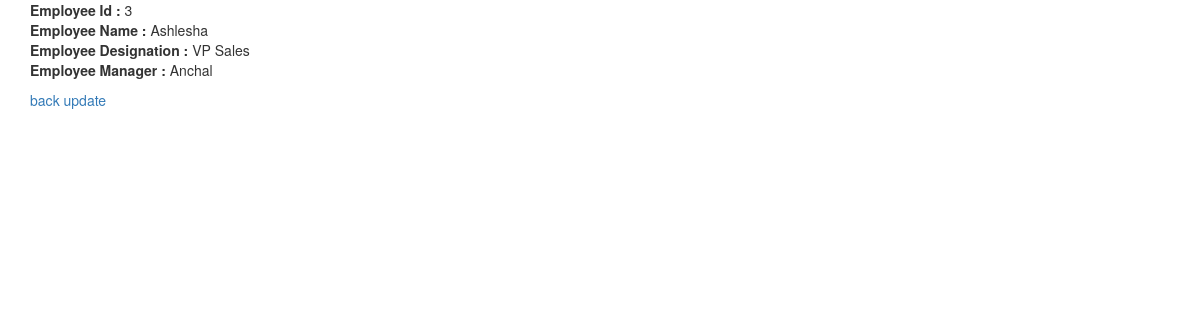
The page /view/3/ (signed in) on the database its author committed.
### hrlogin/models.py (models this page shows, shortened)
class Employee(models.Model):
	name = models.CharField(max_length=120)
	designation = models.CharField(max_length=120)
	manager = models.CharField(max_length=120,blank=True)
	parent = models.ForeignKey('self',blank=True,null=True,on_delete=models.CASCADE,related_name='children')
	class Meta:
		ordering = ["id"]

### hrlogin/views.py (the view)
# urls.py: url(r'^view/(?P<id>[\d]+)/$',view,name="view"),
def view(request,id):
	if not request.user.is_staff or not request.user.is_superuser:
		raise Http404
	instance = get_object_or_404(Employee,id=id)
	context = {
		"instance":instance,
	}
	return render(request,"detail.html",context)

### templates/detail.html (shortened to what this page needs)
{% extends 'base.html' %}
{% block content %}
	<div>
		<p>
			<b>Employee Id : </b>{{ instance.id }}<br/>
			<b>Employee Name : </b>{{ instance.name }}<br/>
			<b>Employee Designation : </b>{{ instance.designation }}<br/>
			<b>Employee Manager : </b>{{ instance.manager }}<br/>
		</p>
		<span><a href="{% url 'table' %}">back    </a></span>{% if instance.id != 1 %}<span><a href="{% url 'update' id=instance.id %}"> update </a></span>{% endif %}
	</div>
{% endblock %}

### rows shown on the page
Employee: id "3", name "Ashlesha", designation "VP Sales", manager "Anchal"
